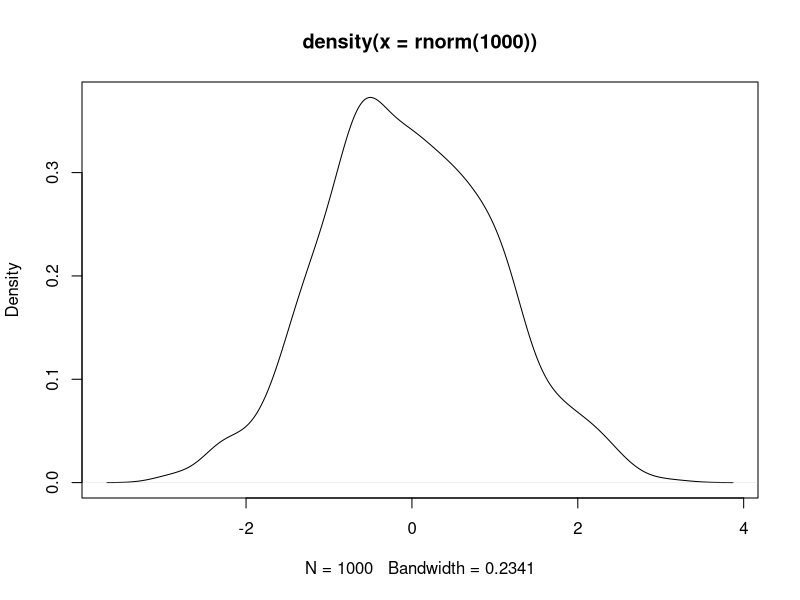

Recreate this plot in R.
## ---- chunk 1
plot(density(rnorm(1000)))
